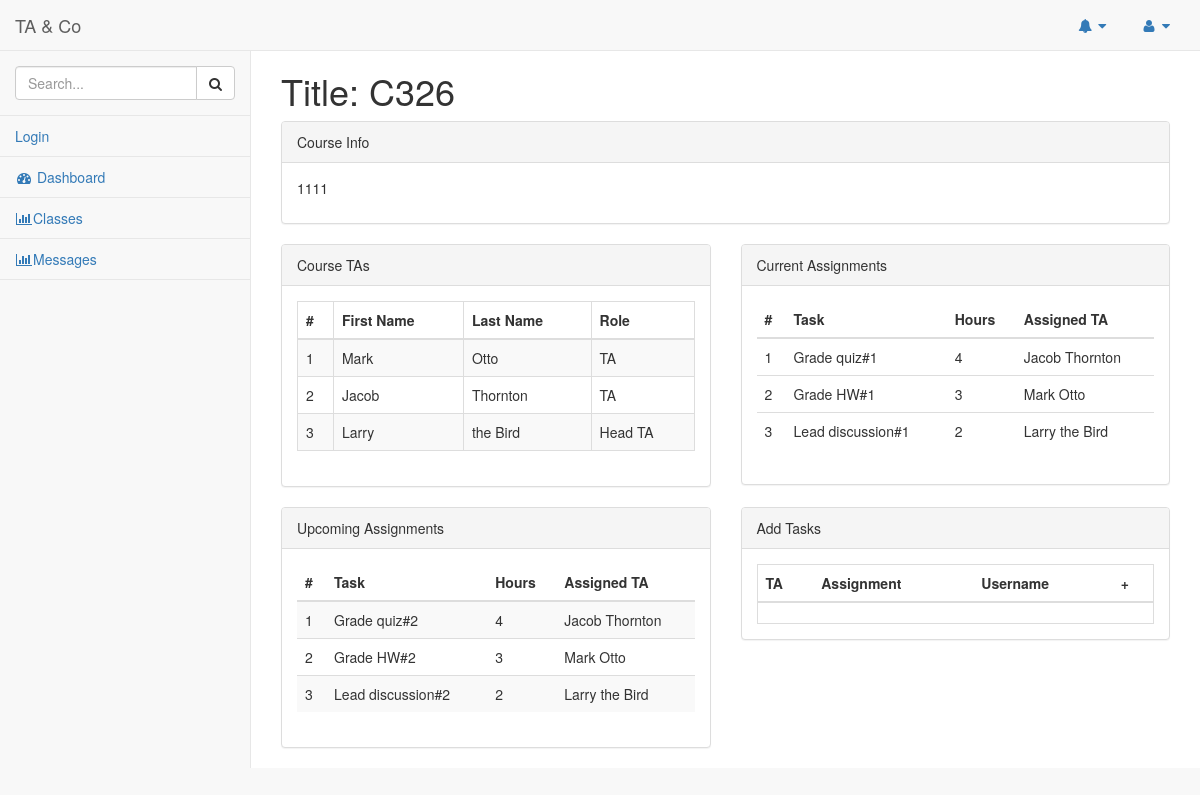
The app's page /taco/course/54110283-9b0f-487e-8e72-9b002011534c, older data.
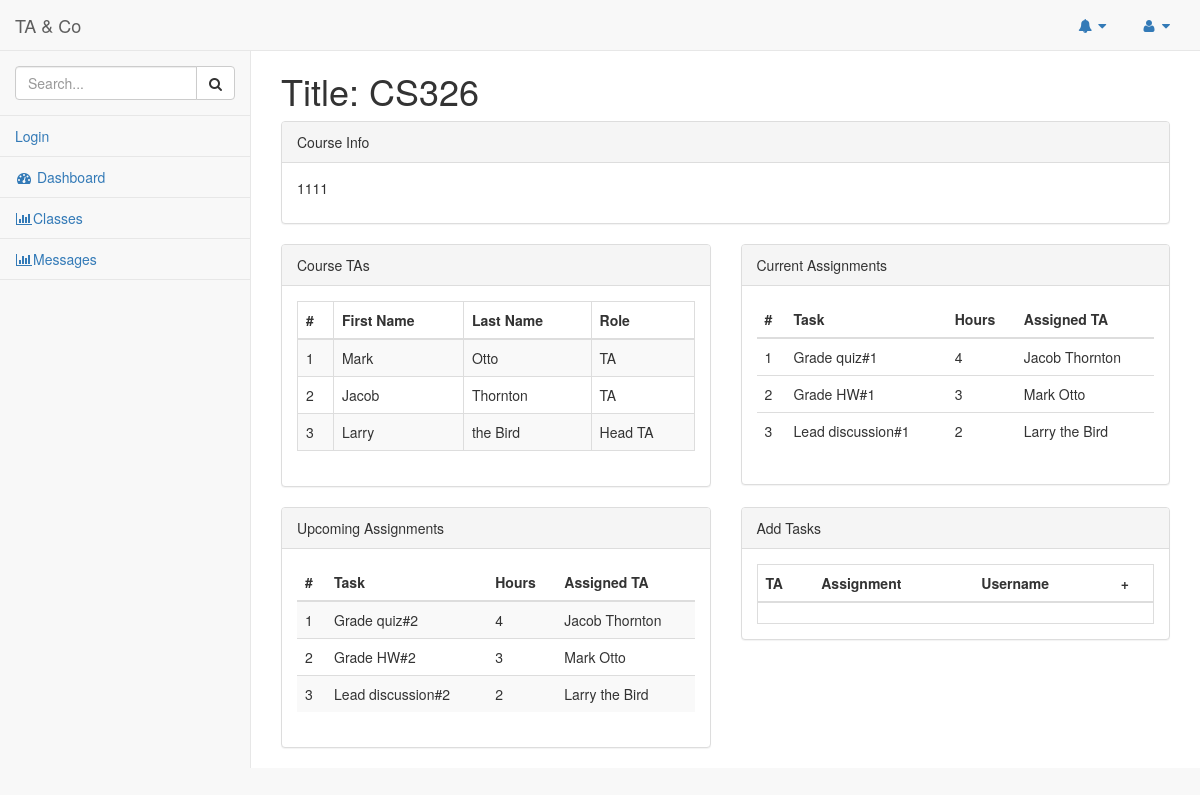
The same page, newer data.
### taco/models.py (models this page shows, shortened)
class Course(models.Model):
	cid = models.UUIDField(primary_key=True, default=uuid.uuid4, help_text="Unique ID for the Course")
	cname = models.CharField(max_length=200, help_text="Enter Course Name")
	cdescription=models.TextField(max_length=1000, help_text="Enter a brief description of the course")

### taco/views.py (the view)
# urls.py: url(r'^course/(?P<pk>[A-Za-z0-9-]+)$', views.CourseDetailView.as_view(), name='course-detail'),
class CourseDetailView(generic.DetailView):
    model = Course

### taco/templates/taco/course_detail.html (shortened to what the changed rows need)
{% extends "base_generic.html" %}
{% block content %}
  <div class="col-lg-12">
      <div class="row">
          <div class="col-lg-12">
              <h1> Title: {{course.cname}}</h1>
          </div>
      </div>
<div class="row">
      <div class="col-lg-12">
          <div class="panel panel-default">
              <div class="panel-body">
                  <p>
                    {{course.cdescription}}
                  </p>
              </div>
          </div>
      </div>
</div>
      <div class="row">
          <div class="col-lg-6">
              <div class="panel panel-default">
                  <div class="panel-body">
                      <div class="table-responsive">
                          <table class="table table-striped table-bordered table-hover">
                              <thead>
                                  <tr>
                                      <th>#</th>
                                      <th>First Name</th>
                                      <th>Last Name</th>
                                      <th>Role</th>
                                  </tr>
                              </thead>
                          </table>
                      </div>
                  </div>
              </div>
          </div>
          <div class="col-lg-6">
              <div class="panel panel-default">
                  <div class="panel-body">
                      <div class="table-responsive">
                          <table class="table">
                              <thead>
                                  <tr>
                                      <th>#</th>
                                      <th>Task</th>
                                      <th>Hours</th>
                                      <th>Assigned TA</th>
                                  </tr>
                              </thead>
                          </table>
                      </div>
                  </div>
              </div>
          </div>
      </div>
      <div class="row">
          <div class="col-lg-6">
              <div class="panel panel-default">
                  <div class="panel-body">
                      <div class="table-responsive">
                          <table class="table table-striped">
                              <thead>
                                  <tr>
                                    <th>#</th>
                                    <th>Task</th>
                                    <th>Hours</th>
                                    <th>Assigned TA</th>
                                  </tr>
                              </thead>
                          </table>
                      </div>
                  </div>
              </div>
          </div>
          <div class="col-lg-6">
              <div class="panel panel-default">
                  <div class="panel-body">
                      <div class="table-responsive table-bordered">
                          <table class="table">
                              <thead>
                                  <tr>
                                      <th>TA</th>
                                      <th>Assignment</th>
                                      <th>Username</th>
                                      <th>+</th>
                                  </tr>
                              </thead>
                          </table>
                      </div>
                  </div>
              </div>
          </div>
      </div>
  </div>
{% endblock %}

Row changes from the older to the newer data that the page shows:
changed Course: cname "C326" → "CS326"
